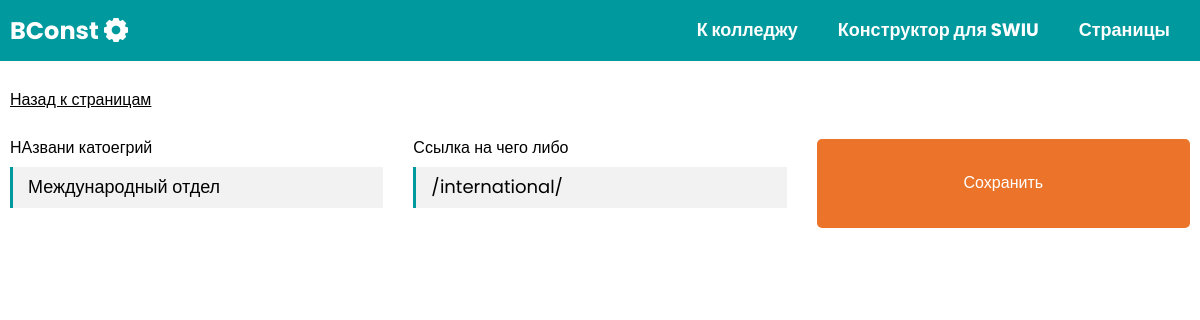
/page-const/page-category-update/8 (signed in), run on an earlier commit of the app's database.
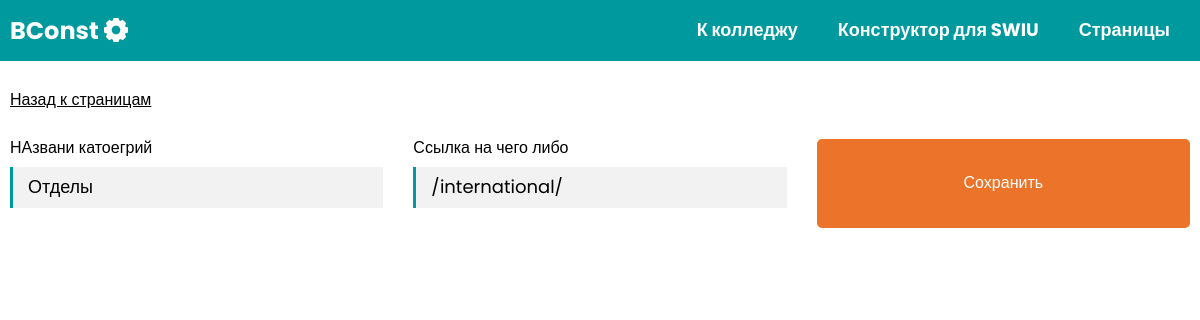
And on a later commit of the database.
### page/models.py (models this page shows, shortened)
class PageCategory(models.Model):
    name = models.CharField('НАзвани катоегрий',max_length=255)
    linkto = models.CharField('Ссылка на чего либо',default=0,max_length=255,blank=True,null=True)
    order = models.IntegerField('Филтрация',default=0)
    class Meta:
        verbose_name = "Категория Страницы"
        verbose_name_plural = "Категорий Страницы"

### page/views.py (the view)
# urls.py: path('page-category-update/<int:pk>',PageCategoryUpdateView.as_view(),name="PageCategoryUpdateView"),
class PageCategoryUpdateView(PermissionRequiredMixin, UpdateView):
    permission_required = ('page.add_pagecategory')
    model = PageCategory
    template_name = 'page/pageCategory_form.html'
    form_class = PageCategoryForm

### page/forms.py
class PageCategoryForm(forms.ModelForm):
    class Meta:
        model = PageCategory
        fields = ['name','name_kk','name_en','linkto']
        widgets = {
                'name': forms.TextInput(attrs={
                'class': 'form-control',
                'placeholder': 'Укажите названия страницы',
                }),
                'name_kk': forms.TextInput(attrs={
                'class': 'form-control',
                'placeholder': 'Укажите названия страницы',
                }),
                'name_en': forms.TextInput(attrs={
                'class': 'form-control',
                'placeholder': 'Укажите названия страницы',
                }),
                'linkto': forms.TextInput(attrs={
                'class': 'form-control',
                'placeholder': 'если нужно просто оставить ссылку на другие сайты (http://example.com)'
                }),
            }

### sapp/context_proccers.py (called while the page is built)
def page_category(request):
    pageCats = PageCategory.objects.all().order_by('order')
    return {
        'pageCats':pageCats
    }

### page/templates/page/pageCategory_form.html
{% extends 'layouts/apppage.html' %}
{% load static %}
{% block content %}
<div class="container">
    <div class="breadcamp">
        <a href="{% url 'PageCategoryListView'  %}">Назад к страницам</a>
    </div>
    <form class="form" method="post">{% csrf_token %}
        {% for formItem in form %}
        <div class="form-group">
            <label class="form-label" for="">{{formItem.label}}</label>
            {{ formItem }}
        </div>
        {% endfor %}
        <input class="btn" type="submit" value="Сохранить">
    </form>
</div>
{% endblock %}

What changed in the data, as far as the page shows it:
changed PageCategory "/international/": name "Международный отдел" → "Отделы"
